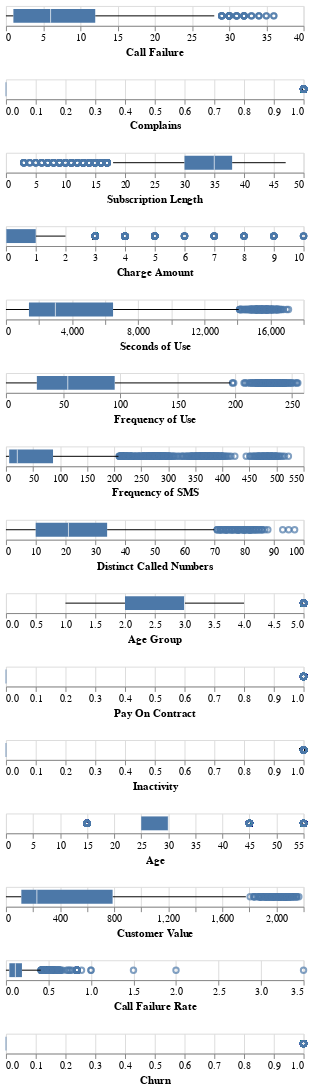

Write notebook code for a chart like this one.
### Markdown cell above
<a id="outlier"></a>
### Outliers

### Code cell
graph = []
for i in data.columns:
    chart = alt.Chart(data).mark_boxplot().encode(
        x=alt.X(f'{i}'), 
    )
    graph.append(chart)

alt.vconcat(*graph)

### Figure 1 — Vega-Lite specification as saved in the notebook (floating-point values rounded to 4 significant figures; data arrays with more than 128 entries replaced by an {"elided": "..."} marker saying what was removed)
{"config": {"view": {"continuousWidth": 300, "continuousHeight": 300}}, "vconcat": [{"mark": {"type": "boxplot"}, "encoding": {"x": {"field": "Call Failure", "type": "quantitative"}}}, {"mark": {"type": "boxplot"}, "encoding": {"x": {"field": "Complains", "type": "quantitative"}}}, {"mark": {"type": "boxplot"}, "encoding": {"x": {"field": "Subscription Length", "type": "quantitative"}}}, {"mark": {"type": "boxplot"}, "encoding": {"x": {"field": "Charge Amount", "type": "quantitative"}}}, {"mark": {"type": "boxplot"}, "encoding": {"x": {"field": "Seconds of Use", "type": "quantitative"}}}, {"mark": {"type": "boxplot"}, "encoding": {"x": {"field": "Frequency of Use", "type": "quantitative"}}}, {"mark": {"type": "boxplot"}, "encoding": {"x": {"field": "Frequency of SMS", "type": "quantitative"}}}, {"mark": {"type": "boxplot"}, "encoding": {"x": {"field": "Distinct Called Numbers", "type": "quantitative"}}}, {"mark": {"type": "boxplot"}, "encoding": {"x": {"field": "Age Group", "type": "quantitative"}}}, {"mark": {"type": "boxplot"}, "encoding": {"x": {"field": "Pay On Contract", "type": "quantitative"}}}, {"mark": {"type": "boxplot"}, "encoding": {"x": {"field": "Inactivity", "type": "quantitative"}}}, {"mark": {"type": "boxplot"}, "encoding": {"x": {"field": "Age", "type": "quantitative"}}}, {"mark": {"type": "boxplot"}, "encoding": {"x": {"field": "Customer Value", "type": "quantitative"}}}, {"mark": {"type": "boxplot"}, "encoding": {"x": {"field": "Call Failure Rate", "type": "quantitative"}}}, {"mark": {"type": "boxplot"}, "encoding": {"x": {"field": "Churn", "type": "quantitative"}}}], "data": {"name": "data-4e3b904b2409076417717c7909146787"}, "$schema": "https://vega.github.io/schema/vega-lite/v5.16.3.json", "datasets": {"data-4e3b904b2409076417717c7909146787": {"elided": "3150 records"}}}
